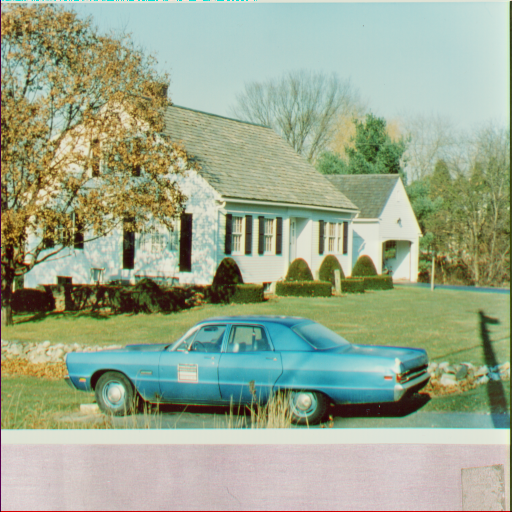
#> input picture Images/house.tiff, 512 x 512 px, found by its file name
$ python 31_ex5_Matplotlib_Negative_of_images.py
#> lines starting #> are read from the running program, lines starting #| are printed output that depends on the picture
import cv2
import matplotlib.pyplot as plt

def main():
	path="/home/g_r00t/PRIYANK/ex_images/"
	imgpath1 = path + "house.tiff"


	img = cv2.imread(imgpath1,1)
#> img is the input picture: shape (512, 512, 3); mean B, G, R 142.2, 168.2, 155.4
	img1 = cv2.cvtColor(img,cv2.COLOR_BGR2RGB)
	img2 = cv2.cvtColor(img,cv2.COLOR_BGR2GRAY)
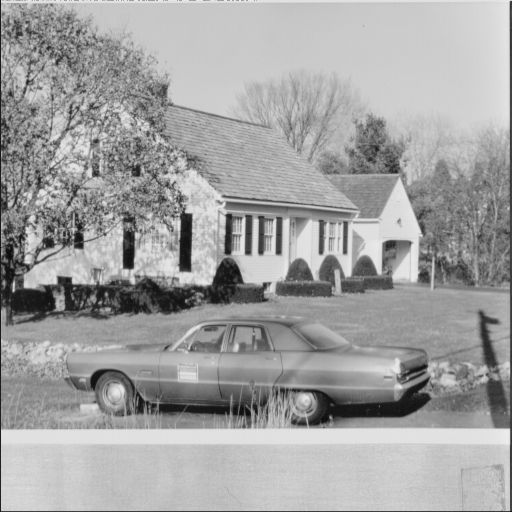
#> img2: shape (512, 512); min 8, max 236, mean 161.4

	img3 = abs(255-img1)
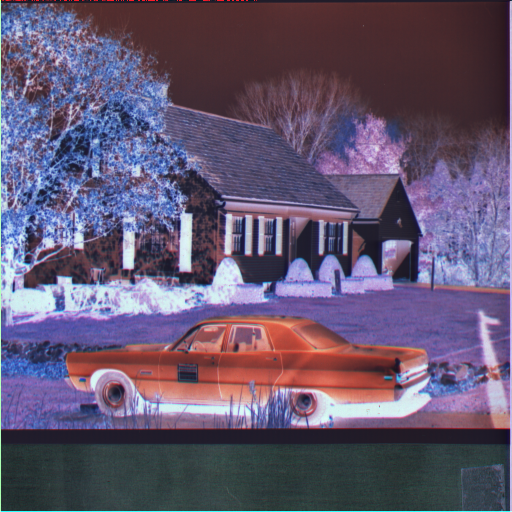
#> img3: shape (512, 512, 3); mean R, G, B 99.6, 86.8, 112.8
	img4 = abs(255-img2)
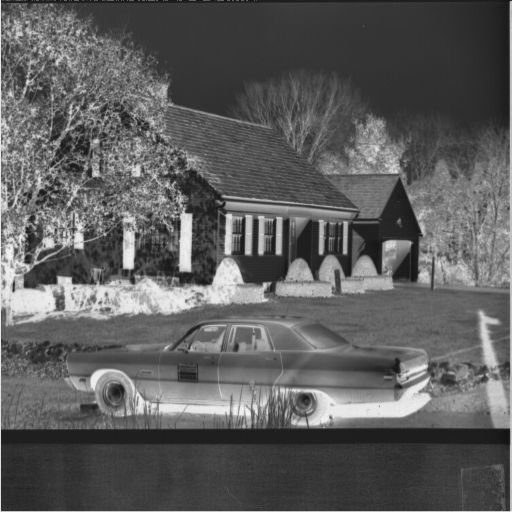
#> img4: shape (512, 512); min 19, max 247, mean 93.6

	plt.subplot(2,2,1)
	plt.imshow(img1)
	plt.title("Original_color")
	plt.axis("off")

	plt.subplot(2,2,2)
	plt.imshow(img2,cmap='gray')
	plt.title("Original_gray")
	plt.axis("off")

	plt.subplot(2,2,3)
	plt.imshow(img3)
	plt.title("Negative_color")
	plt.axis("off")

	plt.subplot(2,2,4)
	plt.imshow(img4,cmap='gray')
	plt.title("Negative_Gray")
	plt.axis("off")

	plt.show()
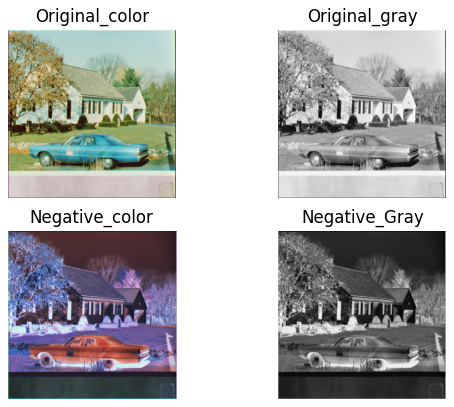
#> figure drawn by matplotlib, 4 panels

if __name__=="__main__":
	main()

$ run again, with Images/4.1.03.tiff copied over Images/house.tiff
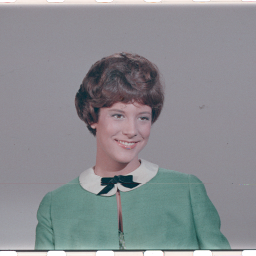
#> input picture Images/4.1.03.tiff, 256 x 256 px, found by its file name
#> in main, img is the input picture: shape (256, 256, 3); mean B, G, R 144, 140, 137.6
#> in main, `img4 = abs(255-img2)`:
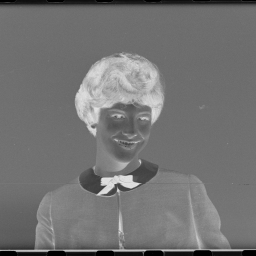
#> img4: shape (256, 256); min 0, max 227, mean 115.3
#> in main, `plt.show()`:
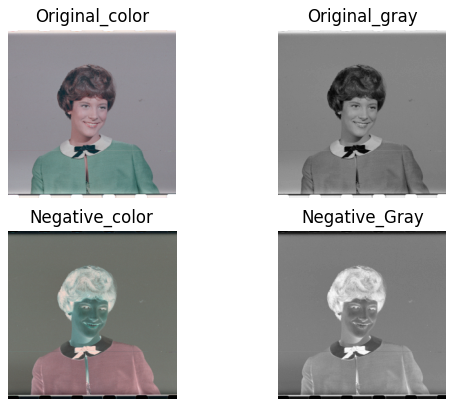
#> figure drawn by matplotlib, 4 panels
